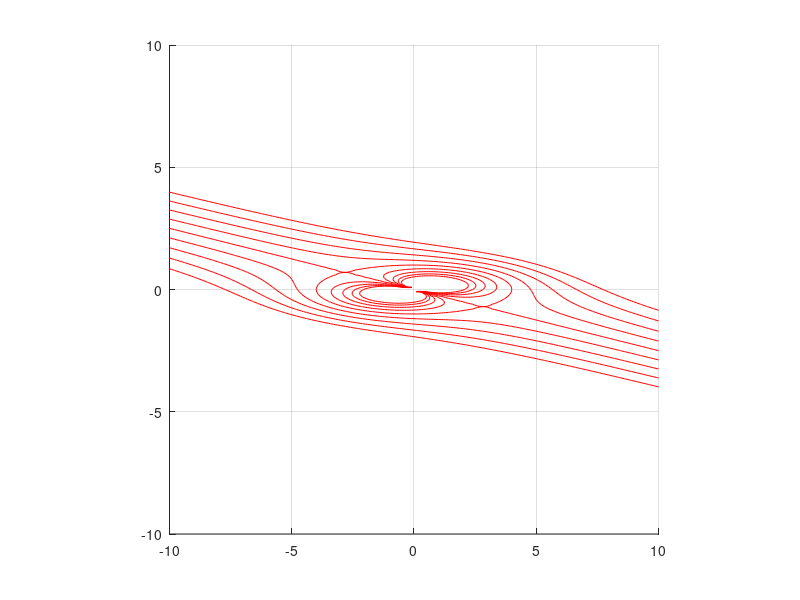

MATLAB code to generate this figure: (Note: this script raises an error after producing the figure.)
close all; 
a = 1;
r = -10*a:0.1:10*a;
rx = 4;
ry = 1;
[x,y] = meshgrid(r,r);
d = 45;
theta = linspace(0,2*pi,100);
e = cosd(d) + 1i*sind(d);
z = (x/rx + 1i*y/ry)*e;
%R = real(z)/rx;
%I = imag(z)/ry;
%z = R+i*I;
psi = imag(z+1./z);
figure
hold on
grid on
axis equal
M=contour(r,r,psi,[0, 0.25, 0.5, 0.75, 1, -0.25, -0.5, -0.75, -1],'r'); %% Keep as [1,-1] for best path
%plot(M(1,2:1+M(2,1)), M(2,2:1+M(2,1)),'r');
%plot(M(1,end/2+2:end/2 + M(2,end/2+1)), M(2,end/2+2:end/2 + M(2,end/2+1)),'r');
%plot(rx*a*cos(theta),ry*a*sin(theta))
%%
x0 = 14;
y0 = 8 ;
z0 = 0 ;
A = [1/4 0 0; 0 1/9 0; 0 0 1/25];
%[Aye,Bye,qx,qy,qz]=intersection_elipsoid_plane2([A(1,1) A(2,2) A(3,3) (A(2,1)+A(1,2))/2 (A(3,1)+A(1,3))/2 (A(2,3)+A(3,2))/2 (-2*A(1,1)*x0-(A(2,1)+A(1,2))*y0-(A(3,1)+A(1,3))*z0)/2 (-2*A(2,2)*y0-(A(2,1)+A(1,2))*x0-(A(3,2)+A(2,3))*z0)/2 (-2*A(3,3)*z0-(A(3,2)+A(2,3))*y0-(A(3,1)+A(1,3))*x0)/2 A(1,1)*x0^2+A(2,2)*y0^2+A(3,3)*z0^2 + (A(2,1)+A(1,2))*x0*y0 + (A(3,1)+A(1,3))*z0*x0 + (A(2,3)+A(3,2))*y0*z0-1], [1 1 1 1])
Zdash = [1;1;1];
plane = [Zdash' 0];
for q = 1:4
    if abs(plane(q))<0.001
        plane(q) = 0.001;
    end
end
[Aye,Bye,qx,qy,qz]=intersection_elipsoid_plane2([A(1,1) A(2,2) A(3,3) (A(2,1)+A(1,2))/2 (A(3,1)+A(1,3))/2 (A(2,3)+A(3,2))/2 0 0 0 -1], plane)
Oe = [0;0;0];
Xg = [9;-9;0];
Xdash = [qx;qy;qz] - Xg + Oe;
Xdash = Xdash/norm(Xdash);
Zdash = Zdash/norm(Zdash);
Ydash = cross(Zdash,Xdash);
%%%%%%% Add the fmincon function for finding the angle of attack
%%
AOA = fmincon(@(theta) FindAOA(theta, Aye, [qx;qy;qz], Xdash, Zdash, A),0.1, [1;-1], [pi/2;pi/2]);
Non_Transformed_Plane_AOA = atan((Aye/Bye)*tan(AOA));
%%
a = 1;
r = -10*a:0.1:10*a;
[x,y] = meshgrid(r,r);
theta = linspace(0,2*pi,100);
e = cos(Non_Transformed_Plane_AOA) + 1i*sin(Non_Transformed_Plane_AOA);
z = (x/Aye + 1i*y/Bye)*e;
%R = real(z)/rx;
%I = imag(z)/ry;
%z = R+i*I;
psi = imag(z+1./z);
figure
hold on
grid on
axis equal
M=contourc(r,r,psi,[0.25,-0.25]); %% Keep as [1,-1] for best path
plot(M(1,2:1+M(2,1)), M(2,2:1+M(2,1)),'r');
plot(M(1,end/2+2:end/2 + M(2,end/2+1)), M(2,end/2+2:end/2 + M(2,end/2+1)),'r');
plot(Aye*a*cos(theta),ry*Bye*sin(theta))
%%
Rotation_Matrix = RotMatrix(AOA, Zdash);
Xdashdash = Rotation_Matrix*Xdash;
Ydashdash = Rotation_Matrix*Ydash;
figure
hold on
grid on
ellipsoid(0,0,0,2,3,5)
for i = 1:M(2,1)
    P = Xdashdash*M(1,1+i) + Ydashdash*M(2,1+i);
    plot3(P(1), P(2), P(3),'.-');
end
xlabel('X-axis');
ylabel('Y-axis');
zlabel('Z-axis');
%{
% Define the plane equation: z = ax + by + c
a = -plane(1)/plane(3);
b = -plane(2)/plane(3);
c = -plane(4)/plane(3);

% Define the range of x and y values
[x, y] = meshgrid(-10:0.1:10, -10:0.1:10);

% Calculate the corresponding z values
z = a * x + b * y + c;

% Plot the plane using surf
surf(x, y, z, 'FaceAlpha', 0.7);
title('Plane in 3D');
%}
xlabel('X-axis');
ylabel('Y-axis');
zlabel('Z-axis');

%%
function y = FindAOA(theta, Rx, C, Xdash, Zdash, A)
Rotation_Matrix = RotMatrix(theta,Zdash);
y = ((C+Rx*Rotation_Matrix*Xdash)'*A*(C+Rx*Rotation_Matrix*Xdash)-1)^2;
end

function rm = RotMatrix(Theta, Zdash)
Thetax = Theta*Zdash(1);
Thetay = Theta*Zdash(2);
Thetaz = Theta*Zdash(3);

Rx = [1 0           0;
      0 cos(Thetax) -sin(Thetax);
      0 sin(Thetax) cos(Thetax)];

Ry = [cos(Thetay)  0 sin(Thetay);
      0            1 0;
      -sin(Thetay) 0 cos(Thetay)];

Rz = [cos(Thetaz) -sin(Thetaz) 0;
      sin(Thetaz) cos(Thetaz)  0;
      0           0            1];

rm = Rx*Ry*Rz;
end
%{
theta = Got from the fmincon
Find the stream function value
Follow stream line for this value of stream function
%}